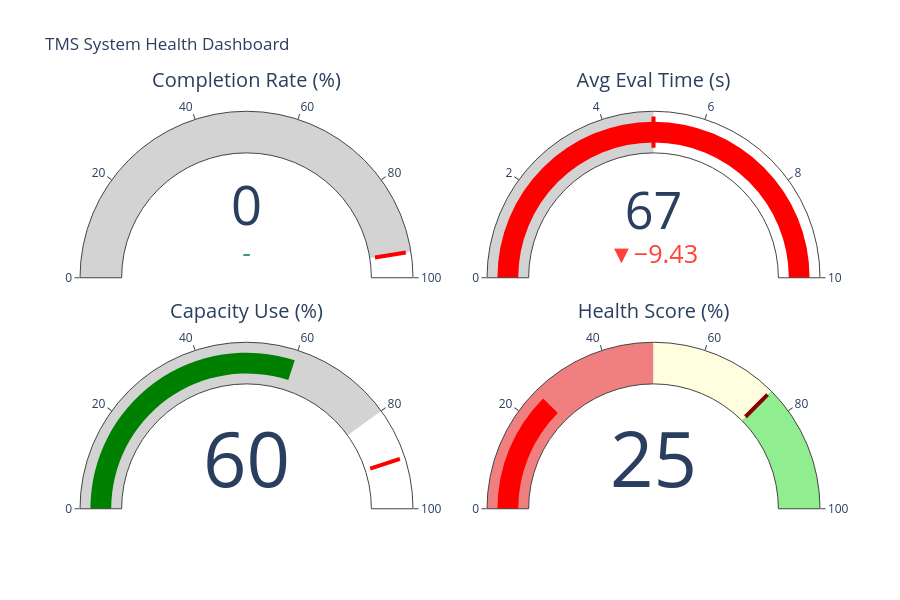

The notebook cell this image was saved under:
### Markdown cell above
## 7. Capacity Planning and System Health Analysis
Analyze capacity utilization and forecast infrastructure needs.

### Code cell
print("\n" + "="*80)
print("CAPACITY PLANNING & SYSTEM HEALTH")
print("="*80)

# Capacity metrics
avg_throughput = metrics['time_series']['received_count'].mean()
peak_throughput = metrics['time_series']['received_count'].max()
capacity_headroom_pct = 40  # Assume 60% current capacity utilization
estimated_capacity = peak_throughput / (1 - capacity_headroom_pct/100)
capacity_utilization = (peak_throughput / estimated_capacity * 100)

print("\n📊 THROUGHPUT ANALYSIS:")
print(f"   Average Throughput: {avg_throughput:.0f} transactions/{selected_granularity.lower()}")
print(f"   Peak Throughput: {peak_throughput:.0f} transactions/{selected_granularity.lower()}")
print(f"   Estimated System Capacity: {estimated_capacity:.0f} transactions/{selected_granularity.lower()}")
print(f"   Current Utilization: {capacity_utilization:.1f}%")

if capacity_utilization > 80:
    print("   ⚠️  ALERT: Approaching capacity limits! Recommend infrastructure scaling.")
elif capacity_utilization > 60:
    print("   ⚠️  WARNING: Moderate capacity utilization. Monitor for future growth.")
else:
    print("   ✓ HEALTHY: Adequate capacity headroom available.")

# System Health Score
print("\n🏥 SYSTEM HEALTH SCORE:")

health_metrics = {
    "Completion Rate": metrics['current']['received_vs_eval_rate'] >= 95,
    "Evaluation Time": metrics['current']['avg_eval_time_sec'] <= 5.0,
    "Low Anomalies": len(anomalies) == 0,
    "Capacity": capacity_utilization <= 80
}

health_score = (sum(health_metrics.values()) / len(health_metrics)) * 100
health_status = "🟢 HEALTHY" if health_score >= 75 else "🟡 DEGRADED" if health_score >= 50 else "🔴 CRITICAL"

print(f"   Overall Score: {health_score:.0f}% {health_status}")
print("\n   Component Scores:")
for metric, status in health_metrics.items():
    status_icon = "✓" if status else "✗"
    print(f"     {status_icon} {metric}")

# Recommendations
print("\n💡 OPERATIONAL RECOMMENDATIONS:")

recommendations = []

if metrics['current']['received_vs_eval_rate'] < 95:
    recommendations.append("1. URGENT: Investigate evaluation processing delays")
    recommendations.append("   - Check worker node CPU/memory utilization")
    recommendations.append("   - Review rule evaluation engine performance")
    recommendations.append("   - Consider horizontal scaling of evaluation workers")

if metrics['current']['avg_eval_time_sec'] > 5:
    recommendations.append("1. Optimize transaction evaluation rules")
    recommendations.append("   - Profile slow-running rules")
    recommendations.append("   - Consider caching frequently accessed data")
    recommendations.append("   - Implement lazy evaluation where possible")

if capacity_utilization > 80:
    recommendations.append("1. Plan capacity expansion")
    recommendations.append("   - Forecast peak load growth trajectory")
    recommendations.append("   - Schedule infrastructure provisioning")
    recommendations.append("   - Consider CDN or load balancing improvements")

if len(anomalies) > 0:
    recommendations.append("1. Address detected anomalies immediately")
    for anomaly in anomalies:
        recommendations.append(f"   - {anomaly['type']}: {anomaly['description']}")

if not recommendations:
    recommendations.append("✓ System operating optimally. Continue monitoring.")

for rec in recommendations:
    print(f"   {rec}")

# Create System Health Dashboard with Indicator Gauges
fig_health = go.Figure()

# Completion Rate Gauge
fig_health.add_trace(
    go.Indicator(
        mode="gauge+number+delta",
        value=metrics['current']['received_vs_eval_rate'],
        domain={'x': [0, 0.45], 'y': [0.55, 1]},
        title={'text': "Completion Rate (%)"},
        gauge={'axis': {'range': [0, 100]},
               'bar': {'color': "green" if metrics['current']['received_vs_eval_rate'] >= 95 else "red"},
               'steps': [{'range': [0, 95], 'color': "lightgray"}],
               'threshold': {'line': {'color': "red", 'width': 4},
                           'thickness': 0.75,
                           'value': 95}},
        delta={'reference': metrics['previous']['received_vs_eval_rate']}
    )
)

# Evaluation Time Gauge
fig_health.add_trace(
    go.Indicator(
        mode="gauge+number+delta",
        value=metrics['current']['avg_eval_time_sec'],
        domain={'x': [0.55, 1], 'y': [0.55, 1]},
        title={'text': "Avg Eval Time (s)"},
        gauge={'axis': {'range': [0, 10]},
               'bar': {'color': "green" if metrics['current']['avg_eval_time_sec'] <= 5 else "red"},
               'steps': [{'range': [0, 5], 'color': "lightgray"}],
               'threshold': {'line': {'color': "red", 'width': 4},
                           'thickness': 0.75,
                           'value': 5}},
        delta={'reference': metrics['previous']['avg_eval_time_sec']}
    )
)

# Capacity Utilization Gauge
fig_health.add_trace(
    go.Indicator(
        mode="gauge+number",
        value=capacity_utilization,
        domain={'x': [0, 0.45], 'y': [0, 0.45]},
        title={'text': "Capacity Use (%)"},
        gauge={'axis': {'range': [0, 100]},
               'bar': {'color': "green" if capacity_utilization <= 80 else "orange" if capacity_utilization <= 90 else "red"},
               'steps': [{'range': [0, 80], 'color': "lightgray"}],
               'threshold': {'line': {'color': "red", 'width': 4},
                           'thickness': 0.75,
                           'value': 90}}
    )
)

# Health Score Gauge
fig_health.add_trace(
    go.Indicator(
        mode="gauge+number",
        value=health_score,
        domain={'x': [0.55, 1], 'y': [0, 0.45]},
        title={'text': "Health Score (%)"},
        gauge={'axis': {'range': [0, 100]},
               'bar': {'color': "green" if health_score >= 75 else "orange" if health_score >= 50 else "red"},
               'steps': [{'range': [0, 50], 'color': "lightcoral"},
                        {'range': [50, 75], 'color': "lightyellow"},
                        {'range': [75, 100], 'color': "lightgreen"}],
               'threshold': {'line': {'color': "darkred", 'width': 4},
                           'thickness': 0.75,
                           'value': 75}}
    )
)

fig_health.update_layout(height=600, title_text="TMS System Health Dashboard")
fig_health.show()

print("\n✓ Capacity analysis complete!")

### Figure 1 — Plotly figure (JSON) as saved in the notebook; plotly's stock layout.template omitted (floating-point values rounded to 4 significant figures)
{"data": [{"delta": {"reference": 0}, "domain": {"x": [0, 0.45], "y": [0.55, 1]}, "gauge": {"axis": {"range": [0, 100]}, "bar": {"color": "red"}, "steps": [{"color": "lightgray", "range": [0, 95]}], "threshold": {"line": {"color": "red", "width": 4}, "thickness": 0.75, "value": 95}}, "mode": "gauge+number+delta", "title": {"text": "Completion Rate (%)"}, "type": "indicator", "value": 0}, {"delta": {"reference": 76.43}, "domain": {"x": [0.55, 1], "y": [0.55, 1]}, "gauge": {"axis": {"range": [0, 10]}, "bar": {"color": "red"}, "steps": [{"color": "lightgray", "range": [0, 5]}], "threshold": {"line": {"color": "red", "width": 4}, "thickness": 0.75, "value": 5}}, "mode": "gauge+number+delta", "title": {"text": "Avg Eval Time (s)"}, "type": "indicator", "value": 67}, {"domain": {"x": [0, 0.45], "y": [0, 0.45]}, "gauge": {"axis": {"range": [0, 100]}, "bar": {"color": "green"}, "steps": [{"color": "lightgray", "range": [0, 80]}], "threshold": {"line": {"color": "red", "width": 4}, "thickness": 0.75, "value": 90}}, "mode": "gauge+number", "title": {"text": "Capacity Use (%)"}, "type": "indicator", "value": 60}, {"domain": {"x": [0.55, 1], "y": [0, 0.45]}, "gauge": {"axis": {"range": [0, 100]}, "bar": {"color": "red"}, "steps": [{"color": "lightcoral", "range": [0, 50]}, {"color": "lightyellow", "range": [50, 75]}, {"color": "lightgreen", "range": [75, 100]}], "threshold": {"line": {"color": "darkred", "width": 4}, "thickness": 0.75, "value": 75}}, "mode": "gauge+number", "title": {"text": "Health Score (%)"}, "type": "indicator", "value": 25}], "layout": {"height": 600, "title": {"text": "TMS System Health Dashboard"}}}
